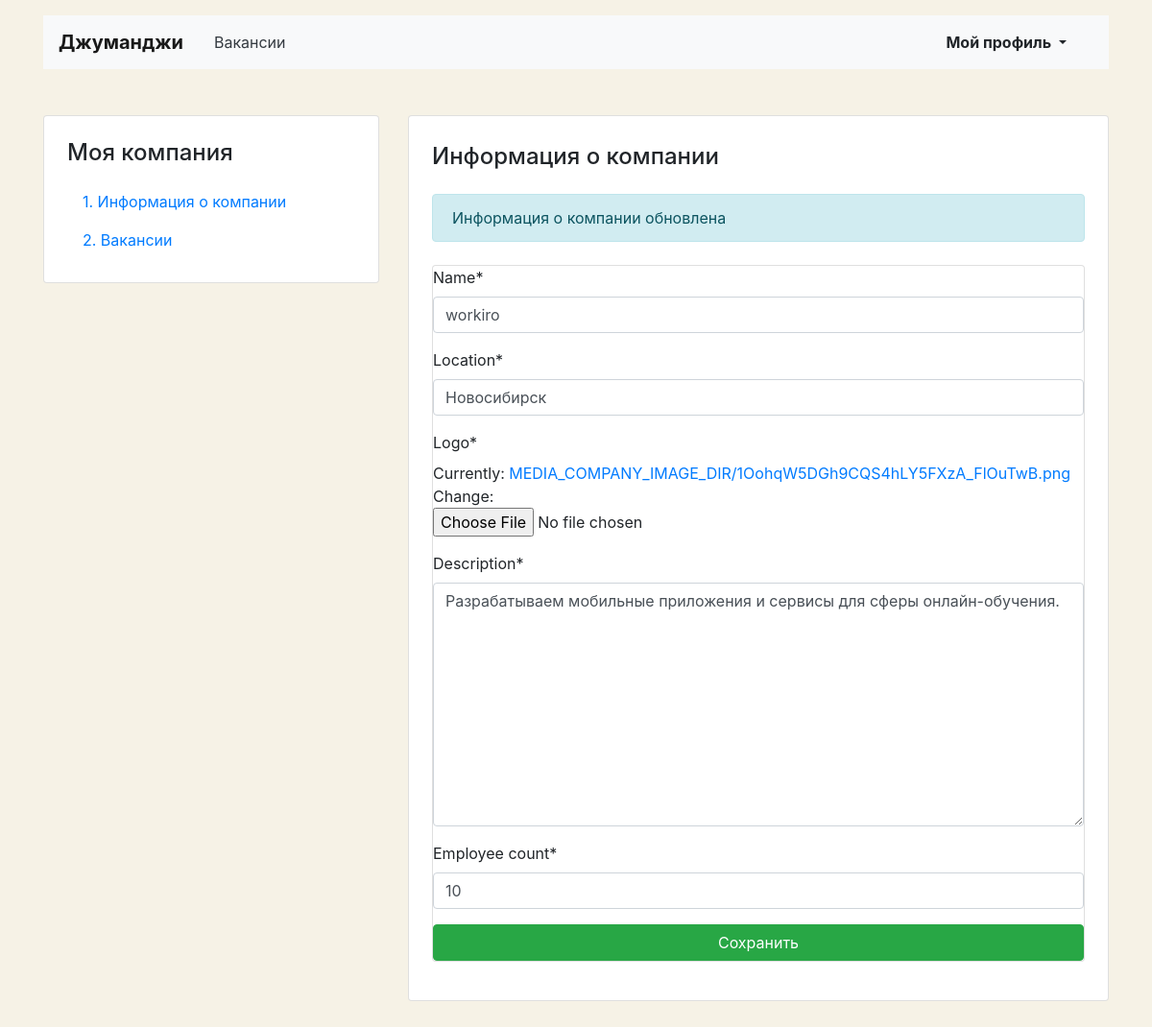
Page /mycompany/ (signed in) on the committed database.
### jobs/models.py (models this page shows)
class Company(models.Model):
    name = models.CharField(max_length=100)
    location = models.CharField(max_length=100)
    logo = models.ImageField(
        upload_to='MEDIA_COMPANY_IMAGE_DIR',
        height_field='height_field',
        width_field='width_field',
        default='MEDIA_COMPANY_IMAGE_DIR/bnr-1.png',
    )
    height_field = models.PositiveIntegerField(default=0)
    width_field = models.PositiveIntegerField(default=0)
    description = models.TextField()
    employee_count = models.IntegerField()
    owner = models.ForeignKey(User, on_delete=models.CASCADE, related_name='mycompany')

### jobs/views.py (the view, shortened to what this page needs)
# urls.py: path('mycompany/', MyCompany.as_view(), name='mycompany'),
class MyCompany(View):
    def get(self, request):
        company = request.user.mycompany.all()
        no_company = 0
        user = request.user
        if len(company) == no_company:
            return redirect(reverse('letsstart'))
        else:
            form = CompanyForm(
                initial={
                    'name': request.user.mycompany.first().name,
                    'location': request.user.mycompany.first().location,
                    'logo': request.user.mycompany.first().logo,
                    'description': request.user.mycompany.first().description,
                    'employee_count': request.user.mycompany.first().employee_count,
                    'owner': user,
                }
            )
            context = {
                'form': form,
            }
        return render(request, 'company-edit.html', context=context)

### jobs/forms.py
class CompanyForm(forms.ModelForm):
    class Meta:
        model = Company
        fields = ('name', 'location', 'logo', 'description', 'employee_count')

### templates/company-edit.html (shortened to what this page needs)
{% extends 'base_account.html' %}
{% block content %}
            <section class="tab-pane fade show active">
              <h2 class="h4 pt-2 pb-3">Информация о&nbsp;компании</h2>
              <p class="alert alert-info" role="alert">
                Информация о компании обновлена
              </p>
                {%load crispy_forms_tags%}
                <form action="" class="card mt-4 mb-3" method="POST" enctype="multipart/form-data">
                   {{form|crispy}}
                  <button type="submit" class="btn btn-success">Сохранить</button>
                 </form>
            </section>
{% endblock %}

### templates/base_account.html (style rules this page uses)
body { background-color: #F6F2E6; }

### rows in the picture
Company: name "workiro", location "Новосибирск", description "Разрабатываем мобильные приложения и сервисы для сферы онлайн-обучения.", employee_count "10"
